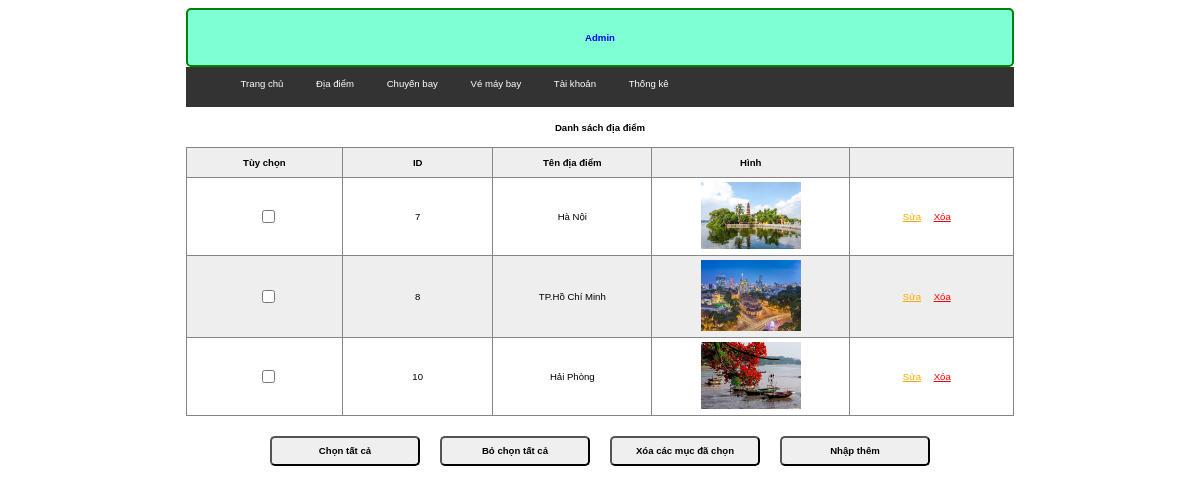
The app's page /admin/index.php?act=listdd (signed in), older data.
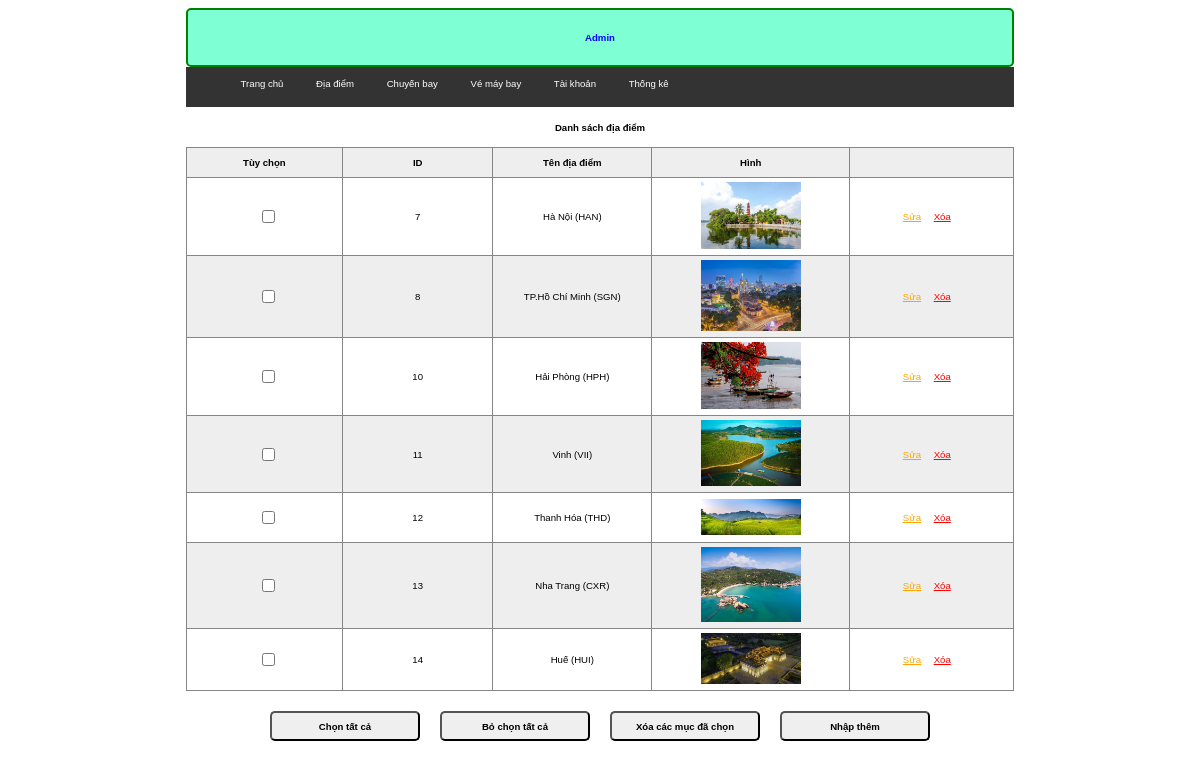
The same page, newer data.
### tables this page shows
CREATE TABLE `dia_diem` (
  `id` int(11) NOT NULL,
  `ten` varchar(255) NOT NULL,
  `img` varchar(255) NOT NULL
);

### model/pdo.php (called while the page is built, shortened)
<?php
function pdo_get_connection(){
    $servername = "localhost";
    $username = "root";
    $password = "";
    try {
        $conn = new PDO("mysql:host=$servername;dbname=dat_ve_may_bay", $username, $password);
        $conn->setAttribute(PDO::ATTR_ERRMODE, PDO::ERRMODE_EXCEPTION);
        return $conn;
    } catch(PDOException $e) {
        echo "Connection failed: " . $e->getMessage();
    }
}
function pdo_query($sql){
    $sql_args=array_slice(func_get_args(),1);
    try{
        $conn=pdo_get_connection();
        $stmt=$conn->prepare($sql);
        $stmt->execute($sql_args);
        $rows=$stmt->fetchAll();
        return $rows;
    }
    catch(PDOException $e){
        throw $e;
    }
    finally{
        unset($conn);
    }
}
?>

### model/diadiem.php (called while the page is built, shortened)
<?php
    function loadall_diadiem() {
        $sql = "SELECT * FROM `dia_diem` WHERE 1";
        $listDiaDiem = pdo_query($sql);
        return $listDiaDiem;
    }
?>

### admin/diadiem/list.php (the view)
<?php
    if (isset($_SESSION['admin'])) {
?>
    <div class="rowheader">
        <h1>Danh sách địa điểm</h1>
    </div>
    <table>
        <tr>
            <th>Tùy chọn</th>
            <th>ID</th>
            <th>Tên địa điểm</th>
            <th>Hình</th>
            <th></th>
        </tr>
        <?php
            foreach ($listDiaDiem as $value) {
                extract($value);
                echo '
                <tr>
                    <td><input type="checkbox" name="name[]" id="check_all"></td>
                    <td>'.$id.'</td>
                    <td>'.$ten.'</td>
                    <td><img src="../upload/'.$img.'" alt="no photo" class="h-10 w-10" style="width:100px;"></td>
                    <td class="">
                        <a href="index.php?act=updatedd&id='.$id.'" style="color:orange">Sửa</a>
                        <a href="index.php?act=deldd&id='.$id.'" style="color: red;margin:0 10px;" onclick="return confirm(\'Bạn có chắc xóa không\')">Xóa</a>
                    </td>
                </tr>
                ';
            }
        ?>
    </table>
    <div class="but">
        <input class="border-[2px] bg-[#eee] border-[#868585]" type="button" value="Chọn tất cả" id="btn1">
        <input class="border-[2px] bg-[#eee] border-[#868585]" type="button" value="Bỏ chọn tất cả" id="btn2">
        <input class="border-[2px] bg-[#eee] border-[#868585]" type="button" value="Xóa các mục đã chọn">
        <a href="index.php?act=adddd"><input type="button" value="Nhập thêm" class="border-[2px] bg-[#eee] border-[#868585]"></a>
    </div>
<?php
    }
?>

### admin/index.php (shortened to what this page needs)
<?php
    include "../model/pdo.php";
    include "../model/diadiem.php";
    if(isset($_GET['act']) && ($_GET['act'] != '')) {
        $act = $_GET['act'];
        switch($act) {
            case 'listdd':
                include 'header.php';
                $listDiaDiem = loadall_diadiem();
                include 'diadiem/list.php';
                break;
        }
    } else {
        include 'login/dangnhap.php';
    }
    include 'footer.php';
?>

### admin/header.php (shortened to what this page needs)
<!DOCTYPE html>
<html lang="en">
<head>
    <link rel="stylesheet" href="../css/admin.css">
</head>
<body>
    <div class="container">
        <div class="header">
            <h1>Admin</h1>
        </div>
        <div class="menu">
            <ul class="">
                <li><a href="index.php?act=home">Trang chủ</a></li>
                <li><a href="index.php?act=listdd">Địa điểm</a></li>
                <li><a href="index.php?act=listcb">Chuyến bay</a></li>
                <li><a href="index.php?act=listvmb">Vé máy bay</a></li>
                <li><a href="index.php?act=listtk">Tài khoản</a></li>
                <li><a href="">Thống kê</a></li>
            </ul>
        </div>

### admin/footer.php
</div>
</body>
</html>

### css/admin.css (style rules this page uses)
* { box-sizing: border-box; font-family: sans-serif; font-size: 0.8vw; }
.container { width: 70%; margin: 0 auto; }
.rowheader { height: 40px; width: 100%; display: flex; justify-content: center; align-items: center; background-color: #fff; }
.but { display: flex; justify-content: center; align-items: center; margin: 20px 0; }
input { padding: 4px; width: 100%; }
input[type="button"] { margin: 0 10px; width: 150px; height: 30px; border-radius: 5px 5px 5px 5px; font-weight: 700; }
td { width: 300px; height: 50px; }
th { height: 30px; }
table, th, td { border: 1px solid #868585; text-align: center; padding: 4px; }
table { border-collapse: collapse; }
table tr:nth-child(odd) { background-color: #eee; }
table tr:nth-child(even) { background-color: white; }
input[type="submit"], input[type="reset"], input[type="button"] { margin: 0 10px; height: 30px; border-radius: 5px 5px 5px 5px; font-weight: 700; }
.header { background-color: aquamarine; color: blue; border: 2px green solid; border-radius: 5px; }
.header h1 { margin: 10px 20px; height: 35px; display: flex; justify-content: center; align-items: center; }
.menu ul li { display: inline; padding: 0 5px; }
.menu a { text-decoration: none; color: white; margin: 0 10px; }
.menu { background-color: #333; height: 40px; padding-top: 1px; }

Row changes from the older to the newer data that the page shows:
changed dia_diem id 7: ten "Hà Nội" → "Hà Nội (HAN)"
changed dia_diem id 8: ten "TP.Hồ Chí Minh" → "TP.Hồ Chí Minh (SGN)"
changed dia_diem id 10: ten "Hải Phòng" → "Hải Phòng (HPH)"
added dia_diem: id "11", ten "Vinh (VII)", img (picture)
added dia_diem: id "12", ten "Thanh Hóa (THD)", img (picture)
added dia_diem: id "13", ten "Nha Trang (CXR)", img (picture)
added dia_diem: id "14", ten "Huế (HUI)", img (picture)
